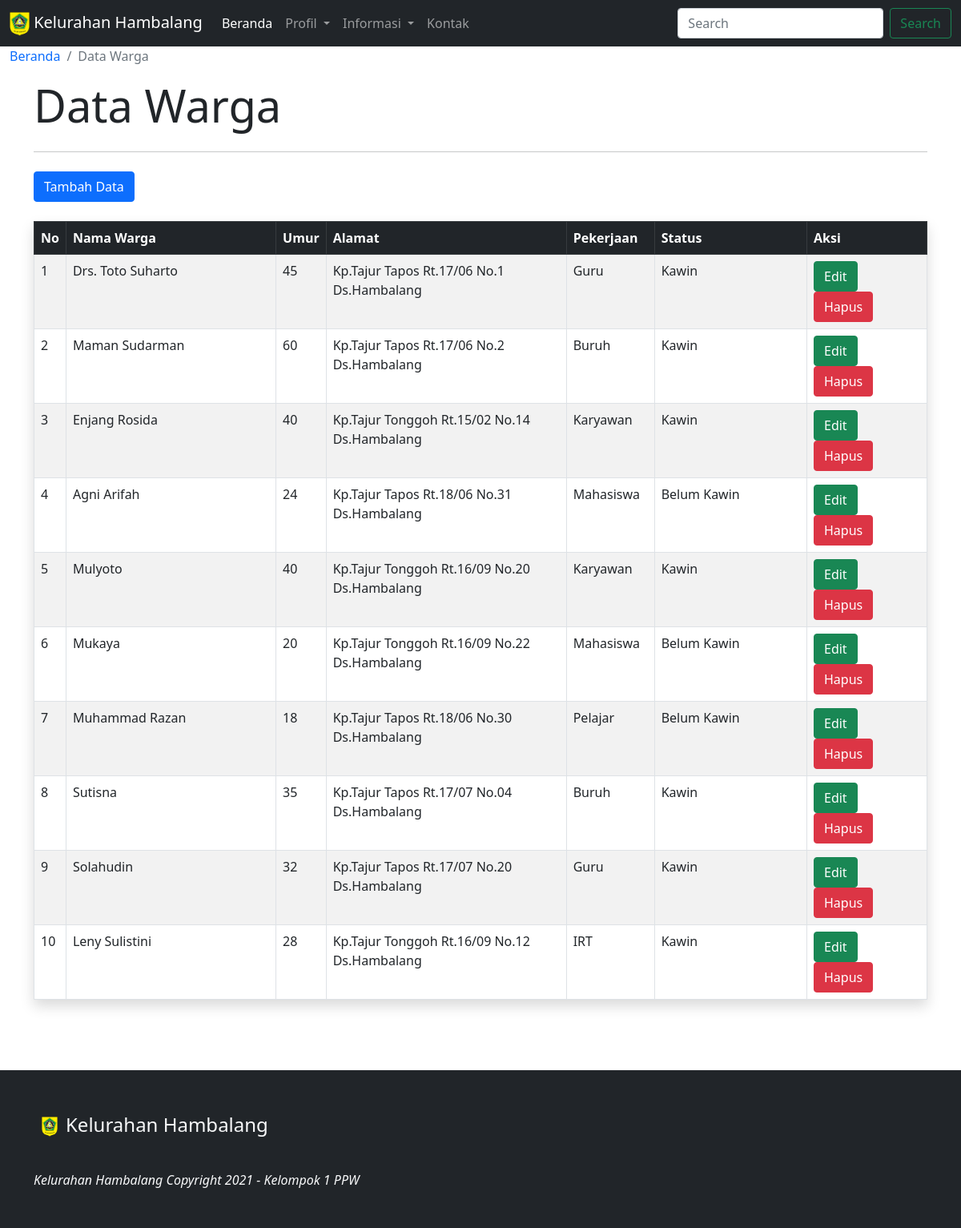
/Halaman/datawarga.php, run on the app's committed database.
### tables this page shows
CREATE TABLE `tbl_datawarga` (
  `id_warga` int(11) NOT NULL,
  `nama_warga` varchar(50) NOT NULL,
  `umur_warga` int(11) NOT NULL,
  `alamat` varchar(200) NOT NULL,
  `pekerjaan_warga` varchar(50) NOT NULL,
  `status_nikah` varchar(20) NOT NULL
);

### Halaman/datawarga.php (the view, shortened to what this page needs)
<!doctype html>
<html lang="en">
  <head>
    <link rel="stylesheet" type="text/css" href="https://cdn.datatables.net/1.10.11/css/jquery.dataTables.min.css">
    <link href="https://cdn.jsdelivr.net/npm/bootstrap@5.0.2/dist/css/bootstrap.min.css" rel="stylesheet">
    <link rel="stylesheet" href="../CSS/style.css">
  </head>
  <body>
  <nav class="navbar navbar-expand-lg navbar-dark bg-dark">
  <div class="container-fluid">
    <a class="navbar-brand" href="#"><img src="../image/logo-kabupaten.png" alt="logo" width="25" height="30"> Kelurahan Hambalang</a>
    <div class="collapse navbar-collapse" id="navbarSupportedContent">
      <ul class="navbar-nav me-auto mb-2 mb-lg-0">
        <li class="nav-item text-center">
          <a class="nav-link active" aria-current="page" href="../index.php">Beranda</a>
        </li>
        <li class="nav-item dropdown">
          <a class="nav-link dropdown-toggle" href="#" id="navbarDropdown" role="button" data-bs-toggle="dropdown" aria-expanded="false">
            Profil
          </a>
        </li>
        <li class="nav-item dropdown">
          <a class="nav-link dropdown-toggle" href="#" id="navbarDropdown" role="button" data-bs-toggle="dropdown" aria-expanded="false">
            Informasi
          </a>
        </li>
        <li class="nav-item">
          <a class="nav-link" href="kontak.php">Kontak</a>
        </li>
      </ul>
      <form class="d-flex">
        <input class="form-control me-2" type="search" placeholder="Search" aria-label="Search">
        <button class="btn btn-outline-success" type="submit">Search</button>
      </form>
    </div>
  </div>
</nav>
<div class="container-fluid">
<nav aria-label="breadcrumb">
  <ol class="breadcrumb">
    <li class="breadcrumb-item"><a href="#" class="bc-home">Beranda</a></li>
    <li class="breadcrumb-item active" aria-current="page">Data Warga</li>
  </ol>
</nav>
</div>
<div class="container">
  <?php
    include 'koneksi.php';
  ?>
  <div class="jumbotron">
    <h1 class="display-4">Data Warga</h1>
    <hr class="my-4">
  </div>
  <div class="conten">
    <button type="button" class="btn btn-primary" data-bs-toggle="modal" data-bs-target="#tambahdata">
      Tambah Data
    </button>
    <br><br>
    <table id="datatable" class="table table-bordered table-striped table-hover shadow">
      <thead class="table-dark">
        <tr>
          <th>No</th>
          <th>Nama Warga</th>
          <th>Umur</th>
          <th>Alamat</th>
          <th>Pekerjaan</th>
          <th>Status</th>
          <th>Aksi</th>
        </tr>
      </thead>
      <tbody>
        <?php
        $no = 1;
        $data = mysqli_query($conn,"SELECT * FROM tbl_datawarga");
        while ($row = mysqli_fetch_array($data))
        {
        ?>
        <tr>
        <td style="width:10px;"><?= $no++;?></td>
        <td ><?= $row['nama_warga'];?></td>
        <td style="width:10px;"><?= $row['umur_warga'];?></td>
        <td style="width:300px;"><?= $row['alamat'];?></td>
        <td style="width:110px;"><?= $row['pekerjaan_warga'];?></td>
        <td><?= $row['status_nikah'];?></td>
        <td style="width:150px;">
          <a href="<?php echo $no; ?>" class="btn btn-success" data-bs-toggle="modal" data-bs-target="#editdata<?php echo $no;?>">
          Edit
          </a>
          <a href="<?php echo $no; ?>" class="btn btn-danger" data-bs-toggle="modal" data-bs-target="#hapusdata<?php echo $no;?>">
          Hapus
          </a>
          </td>
          </tr>
        <?php
          }
        ?>
      </tbody>
    </table>
  </div>
</div>
<br>
<footer class="bd-footer py-5 mt-5 bg-dark text-light ">
  <div class="container">
    <h4><img src="../image/logo-kabupaten.png" alt="" width="20" heigth="30" style="margin:10px;">Kelurahan Hambalang</h4>
    <br>
    <i>Kelurahan Hambalang Copyright 2021 - Kelompok 1 PPW</i>
  </div>
</footer>
  </body>
</html>

### CSS/style.css (style rules this page uses)
html { width: 100%; height: 100%; }
.bc-home { text-decoration: none; }

### data on the page
tbl_datawarga: nama_warga "Drs. Toto Suharto", umur_warga "45", alamat "Kp.Tajur Tapos Rt.17/06 No.1 Ds.Hambalang", pekerjaan_warga "Guru", status_nikah "Kawin"
tbl_datawarga: nama_warga "Maman Sudarman", umur_warga "60", alamat "Kp.Tajur Tapos Rt.17/06 No.2 Ds.Hambalang", pekerjaan_warga "Buruh", status_nikah "Kawin"
tbl_datawarga: nama_warga "Enjang Rosida", umur_warga "40", alamat "Kp.Tajur Tonggoh Rt.15/02 No.14 Ds.Hambalang", pekerjaan_warga "Karyawan", status_nikah "Kawin"
tbl_datawarga: nama_warga "Agni Arifah", umur_warga "24", alamat "Kp.Tajur Tapos Rt.18/06 No.31 Ds.Hambalang", pekerjaan_warga "Mahasiswa", status_nikah "Belum Kawin"
tbl_datawarga: nama_warga "Mulyoto", umur_warga "40", alamat "Kp.Tajur Tonggoh Rt.16/09 No.20 Ds.Hambalang", pekerjaan_warga "Karyawan", status_nikah "Kawin"
tbl_datawarga: nama_warga "Mukaya", umur_warga "20", alamat "Kp.Tajur Tonggoh Rt.16/09 No.22 Ds.Hambalang", pekerjaan_warga "Mahasiswa", status_nikah "Belum Kawin"
tbl_datawarga: nama_warga "Muhammad Razan", umur_warga "18", alamat "Kp.Tajur Tapos Rt.18/06 No.30 Ds.Hambalang", pekerjaan_warga "Pelajar", status_nikah "Belum Kawin"
tbl_datawarga: nama_warga "Sutisna", umur_warga "35", alamat "Kp.Tajur Tapos Rt.17/07 No.04 Ds.Hambalang", pekerjaan_warga "Buruh", status_nikah "Kawin"
tbl_datawarga: nama_warga "Solahudin", umur_warga "32", alamat "Kp.Tajur Tapos Rt.17/07 No.20 Ds.Hambalang", pekerjaan_warga "Guru", status_nikah "Kawin"
tbl_datawarga: nama_warga "Leny Sulistini", umur_warga "28", alamat "Kp.Tajur Tonggoh Rt.16/09 No.12 Ds.Hambalang", pekerjaan_warga "IRT", status_nikah "Kawin"
